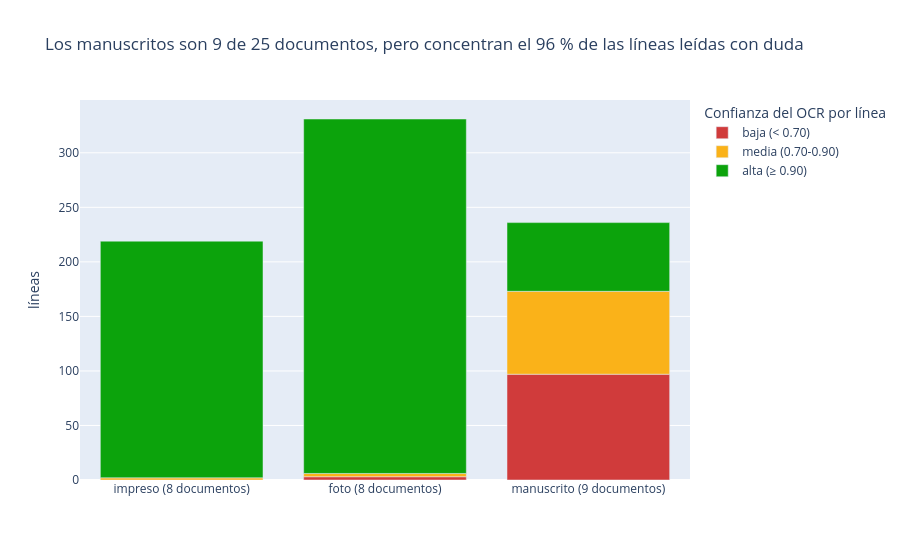

The notebook cell saved with this chart:
### Markdown cell above
---
## 6. Análisis exploratorio

Tres preguntas con un gráfico cada una. El título de cada gráfico es la respuesta.

### Code cell
# 6.1 ¿Cómo se reparte el corpus por tipo y dónde se concentran las lecturas dudosas?
lineas = pd.concat([lecturas[i].assign(id=i) for i in catalogo["id"]], ignore_index=True)
lineas["tipo"] = lineas["id"].map(catalogo.set_index("id")["tipo"])
lineas["confianza del OCR"] = pd.cut(lineas["confianza"], [-1, 0.70, 0.90, 1.01],
                                     labels=["baja (< 0.70)", "media (0.70-0.90)", "alta (≥ 0.90)"])
docs_por_tipo = catalogo["tipo"].value_counts()
conteo = lineas.groupby(["tipo", "confianza del OCR"], observed=False).size().reset_index(name="líneas")
conteo["tipo"] = conteo["tipo"].map(lambda t: f"{t} ({docs_por_tipo[t]} documentos)")
pct_manuscritos = 100 * (lineas.loc[lineas["confianza"] < 0.90, "tipo"] == "manuscrito").mean()

fig = px.bar(conteo, x="tipo", y="líneas", color="confianza del OCR",
             color_discrete_map={"baja (< 0.70)": "#d03b3b", "media (0.70-0.90)": "#fab219", "alta (≥ 0.90)": "#0ca30c"},
             category_orders={"tipo": [f"{t} ({docs_por_tipo[t]} documentos)" for t in ["impreso", "foto", "manuscrito"]]},
             title=f"Los manuscritos son {docs_por_tipo['manuscrito']} de {len(catalogo)} documentos, "
                   f"pero concentran el {pct_manuscritos:.0f} % de las líneas leídas con duda",
             labels={"tipo": ""})
fig.update_layout(legend_title_text="Confianza del OCR por línea")
fig.show()

### Figure 1 — Plotly figure (JSON) as saved in the notebook; plotly's stock layout.template omitted (floating-point values rounded to 4 significant figures)
{"data": [{"hovertemplate": "confianza del OCR=baja (< 0.70)<br>=%{x}<br>líneas=%{y}<extra></extra>", "legendgroup": "baja (< 0.70)", "marker": {"color": "#d03b3b", "pattern": {"shape": ""}}, "name": "baja (< 0.70)", "orientation": "v", "showlegend": true, "textposition": "auto", "type": "bar", "x": ["foto (8 documentos)", "impreso (8 documentos)", "manuscrito (9 documentos)"], "xaxis": "x", "y": [3, 0, 97], "yaxis": "y"}, {"hovertemplate": "confianza del OCR=media (0.70-0.90)<br>=%{x}<br>líneas=%{y}<extra></extra>", "legendgroup": "media (0.70-0.90)", "marker": {"color": "#fab219", "pattern": {"shape": ""}}, "name": "media (0.70-0.90)", "orientation": "v", "showlegend": true, "textposition": "auto", "type": "bar", "x": ["foto (8 documentos)", "impreso (8 documentos)", "manuscrito (9 documentos)"], "xaxis": "x", "y": [3, 2, 76], "yaxis": "y"}, {"hovertemplate": "confianza del OCR=alta (≥ 0.90)<br>=%{x}<br>líneas=%{y}<extra></extra>", "legendgroup": "alta (≥ 0.90)", "marker": {"color": "#0ca30c", "pattern": {"shape": ""}}, "name": "alta (≥ 0.90)", "orientation": "v", "showlegend": true, "textposition": "auto", "type": "bar", "x": ["foto (8 documentos)", "impreso (8 documentos)", "manuscrito (9 documentos)"], "xaxis": "x", "y": [325, 217, 63], "yaxis": "y"}], "layout": {"barmode": "relative", "legend": {"title": {"text": "Confianza del OCR por línea"}, "tracegroupgap": 0}, "title": {"text": "Los manuscritos son 9 de 25 documentos, pero concentran el 96 % de las líneas leídas con duda"}, "xaxis": {"anchor": "y", "categoryarray": ["impreso (8 documentos)", "foto (8 documentos)", "manuscrito (9 documentos)"], "categoryorder": "array", "domain": [0.0, 1.0], "title": {"text": ""}}, "yaxis": {"anchor": "x", "domain": [0.0, 1.0], "title": {"text": "líneas"}}}}
